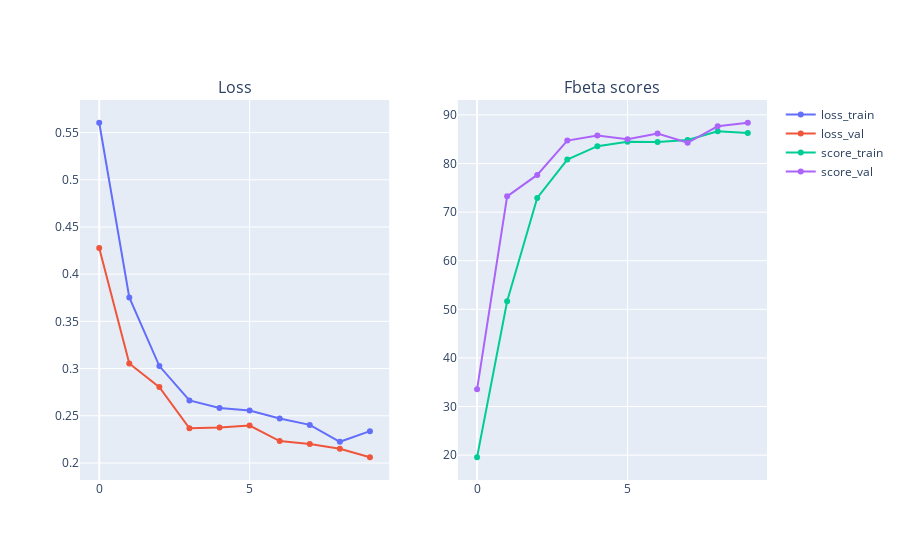

Notebook cell for this chart:
### Code cell
loss_train = train_results["loss_train"]
loss_val = train_results["loss_val"]
score_train = train_results["score_train"]
score_val = train_results["score_val"]

fig = make_subplots(rows=1, cols=2, subplot_titles=("Loss", "Fbeta scores"))
fig.add_trace(
    go.Scatter(
        x=list(range(len(loss_train))),
        y=loss_train,
        name="loss_train",
    ),
    row=1, col=1
)
fig.add_trace(
    go.Scatter(
        x=list(range(len(loss_val))),
        y=loss_val,
        name="loss_val",
    ),
    row=1, col=1
)
fig.add_trace(
    go.Scatter(
        x=list(range(len(score_train))),
        y=score_train,
        name="score_train",
    ),
    row=1, col=2
)
fig.add_trace(
    go.Scatter(
        x=list(range(len(score_val))),
        y=score_val,
        name="score_val",
    ),
    row=1, col=2
)
fig.show()

### Figure 1 — Plotly figure (JSON) as saved in the notebook; plotly's stock layout.template omitted (floating-point values rounded to 4 significant figures)
{"data": [{"name": "loss_train", "type": "scatter", "x": [0, 1, 2, 3, 4, 5, 6, 7, 8, 9], "xaxis": "x", "y": [0.5604, 0.3754, 0.3027, 0.2662, 0.2582, 0.2557, 0.2471, 0.2404, 0.2224, 0.2337], "yaxis": "y"}, {"name": "loss_val", "type": "scatter", "x": [0, 1, 2, 3, 4, 5, 6, 7, 8, 9], "xaxis": "x", "y": [0.4277, 0.3054, 0.2804, 0.2368, 0.2376, 0.2396, 0.2232, 0.22, 0.2151, 0.2061], "yaxis": "y"}, {"name": "score_train", "type": "scatter", "x": [0, 1, 2, 3, 4, 5, 6, 7, 8, 9], "xaxis": "x2", "y": [19.56, 51.65, 72.9, 80.81, 83.57, 84.45, 84.41, 84.85, 86.62, 86.25], "yaxis": "y2"}, {"name": "score_val", "type": "scatter", "x": [0, 1, 2, 3, 4, 5, 6, 7, 8, 9], "xaxis": "x2", "y": [33.53, 73.24, 77.65, 84.71, 85.74, 85, 86.18, 84.26, 87.65, 88.38], "yaxis": "y2"}], "layout": {"annotations": [{"font": {"size": 16}, "showarrow": false, "text": "Loss", "x": 0.225, "xanchor": "center", "xref": "paper", "y": 1, "yanchor": "bottom", "yref": "paper"}, {"font": {"size": 16}, "showarrow": false, "text": "Fbeta scores", "x": 0.775, "xanchor": "center", "xref": "paper", "y": 1, "yanchor": "bottom", "yref": "paper"}], "xaxis": {"anchor": "y", "domain": [0, 0.45]}, "xaxis2": {"anchor": "y2", "domain": [0.55, 1]}, "yaxis": {"anchor": "x", "domain": [0, 1]}, "yaxis2": {"anchor": "x2", "domain": [0, 1]}}}
